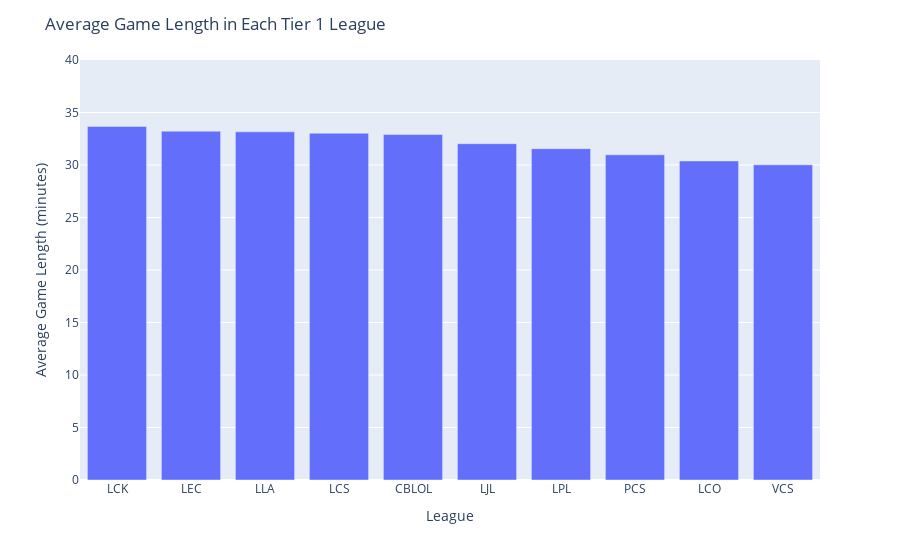

Source (notebook cell):
### Code cell
fig4 = games.groupby('league')['gamelength'].mean().sort_values(ascending=False).plot(kind='bar')
fig4.update_layout(title='Average Game Length in Each Tier 1 League',
                   xaxis_title='League',
                   yaxis_title='Average Game Length (minutes)',
                   yaxis_range=[0, 40], 
                   showlegend=False)
fig4.show()

### Figure 1 — Plotly figure (JSON) as saved in the notebook; plotly's stock layout.template omitted (floating-point values rounded to 4 significant figures)
{"data": [{"alignmentgroup": "True", "hovertemplate": "variable=gamelength<br>league=%{x}<br>value=%{y}<extra></extra>", "legendgroup": "gamelength", "marker": {"color": "#636efa", "pattern": {"shape": ""}}, "name": "gamelength", "offsetgroup": "gamelength", "orientation": "v", "showlegend": true, "textposition": "auto", "type": "bar", "x": ["LCK", "LEC", "LLA", "LCS", "CBLOL", "LJL", "LPL", "PCS", "LCO", "VCS"], "xaxis": "x", "y": [33.67, 33.22, 33.16, 33.03, 32.9, 32.03, 31.56, 30.97, 30.38, 30.02], "yaxis": "y"}], "layout": {"barmode": "relative", "legend": {"title": {"text": "variable"}, "tracegroupgap": 0}, "margin": {"t": 60}, "showlegend": false, "title": {"text": "Average Game Length in Each Tier 1 League"}, "xaxis": {"anchor": "y", "domain": [0, 1], "title": {"text": "League"}}, "yaxis": {"anchor": "x", "domain": [0, 1], "range": [0, 40], "title": {"text": "Average Game Length (minutes)"}}}}
